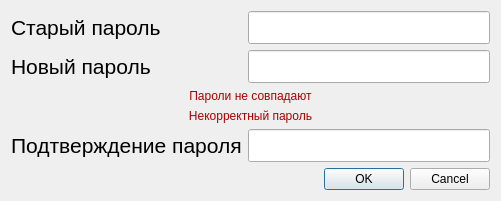
<?xml version="1.0" encoding="UTF-8"?>
<ui version="4.0">
 <class>ChangePasswordDialog</class>
 <widget class="QDialog" name="ChangePasswordDialog">
  <property name="geometry">
   <rect>
    <x>0</x>
    <y>0</y>
    <width>501</width>
    <height>201</height>
   </rect>
  </property>
  <property name="windowTitle">
   <string>Dialog</string>
  </property>
  <layout class="QGridLayout" name="gridLayout">
   <item row="0" column="0">
    <widget class="QLabel" name="old_label">
     <property name="minimumSize">
      <size>
       <width>0</width>
       <height>30</height>
      </size>
     </property>
     <property name="font">
      <font>
       <pointsize>16</pointsize>
      </font>
     </property>
     <property name="text">
      <string>Старый пароль</string>
     </property>
    </widget>
   </item>
   <item row="5" column="1">
    <widget class="QDialogButtonBox" name="buttonBox">
     <property name="orientation">
      <enum>Qt::Horizontal</enum>
     </property>
     <property name="standardButtons">
      <set>QDialogButtonBox::Cancel|QDialogButtonBox::Ok</set>
     </property>
    </widget>
   </item>
   <item row="4" column="0">
    <widget class="QLabel" name="confirm_label">
     <property name="minimumSize">
      <size>
       <width>0</width>
       <height>30</height>
      </size>
     </property>
     <property name="font">
      <font>
       <pointsize>16</pointsize>
      </font>
     </property>
     <property name="text">
      <string>Подтверждение пароля</string>
     </property>
    </widget>
   </item>
   <item row="1" column="1">
    <widget class="PasswordLineEdit" name="new_lineEdit">
     <property name="minimumSize">
      <size>
       <width>0</width>
       <height>30</height>
      </size>
     </property>
     <property name="font">
      <font>
       <pointsize>16</pointsize>
      </font>
     </property>
    </widget>
   </item>
   <item row="1" column="0">
    <widget class="QLabel" name="new_label">
     <property name="minimumSize">
      <size>
       <width>0</width>
       <height>30</height>
      </size>
     </property>
     <property name="font">
      <font>
       <pointsize>16</pointsize>
      </font>
     </property>
     <property name="text">
      <string>Новый пароль</string>
     </property>
    </widget>
   </item>
   <item row="0" column="1">
    <widget class="PasswordLineEdit" name="old_lineEdit">
     <property name="minimumSize">
      <size>
       <width>0</width>
       <height>30</height>
      </size>
     </property>
     <property name="font">
      <font>
       <pointsize>16</pointsize>
      </font>
     </property>
    </widget>
   </item>
   <item row="2" column="0" colspan="2">
    <widget class="QLabel" name="match_label">
     <property name="styleSheet">
      <string notr="true">QLabel
{
	color: rgb(170, 0, 0)
}</string>
     </property>
     <property name="text">
      <string>Пароли не совпадают</string>
     </property>
     <property name="alignment">
      <set>Qt::AlignCenter</set>
     </property>
    </widget>
   </item>
   <item row="4" column="1">
    <widget class="PasswordLineEdit" name="confirm_lineEdit">
     <property name="minimumSize">
      <size>
       <width>0</width>
       <height>30</height>
      </size>
     </property>
     <property name="font">
      <font>
       <pointsize>16</pointsize>
      </font>
     </property>
    </widget>
   </item>
   <item row="3" column="0" colspan="2">
    <widget class="QLabel" name="incorrect_label">
     <property name="styleSheet">
      <string notr="true">QLabel
{
	color: rgb(170, 0, 0)
}</string>
     </property>
     <property name="text">
      <string>Некорректный пароль</string>
     </property>
     <property name="alignment">
      <set>Qt::AlignCenter</set>
     </property>
    </widget>
   </item>
  </layout>
 </widget>
 <customwidgets>
  <customwidget>
   <class>PasswordLineEdit</class>
   <extends>QLineEdit</extends>
   <header>core/password_line_edit.h</header>
  </customwidget>
 </customwidgets>
 <tabstops>
  <tabstop>old_lineEdit</tabstop>
  <tabstop>new_lineEdit</tabstop>
  <tabstop>confirm_lineEdit</tabstop>
 </tabstops>
 <resources/>
 <connections>
  <connection>
   <sender>buttonBox</sender>
   <signal>accepted()</signal>
   <receiver>ChangePasswordDialog</receiver>
   <slot>accept()</slot>
   <hints>
    <hint type="sourcelabel">
     <x>248</x>
     <y>254</y>
    </hint>
    <hint type="destinationlabel">
     <x>157</x>
     <y>274</y>
    </hint>
   </hints>
  </connection>
  <connection>
   <sender>buttonBox</sender>
   <signal>rejected()</signal>
   <receiver>ChangePasswordDialog</receiver>
   <slot>reject()</slot>
   <hints>
    <hint type="sourcelabel">
     <x>316</x>
     <y>260</y>
    </hint>
    <hint type="destinationlabel">
     <x>286</x>
     <y>274</y>
    </hint>
   </hints>
  </connection>
 </connections>
</ui>
